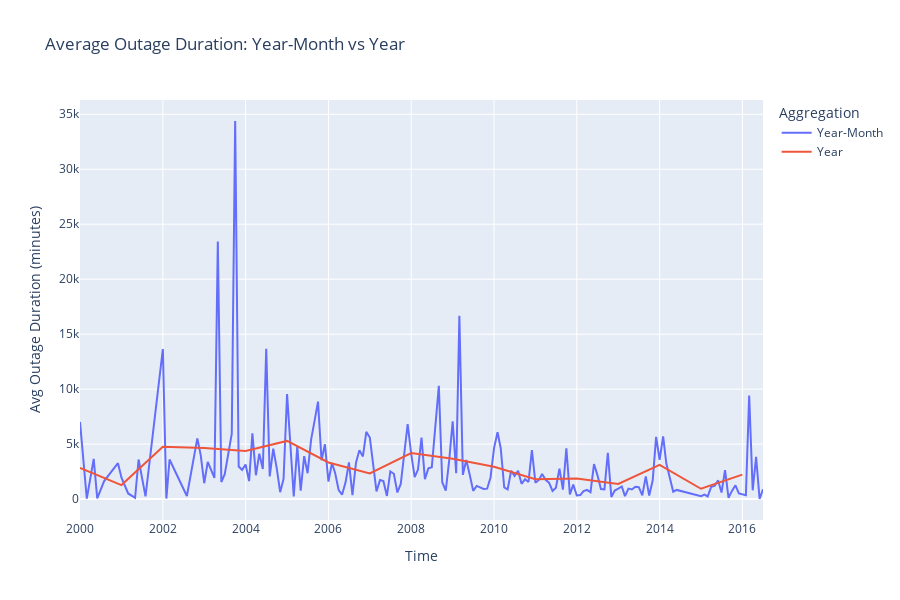

Notebook code cell kept with this figure:
### Code cell
df_month = (
    outage.dropna(subset=['duration'])
    .assign(year_month=lambda df: pd.to_datetime(df['year'].astype(str) + '-' + df['month'].astype(str).str.zfill(2)))
    .groupby('year_month', as_index=False)['duration']
    .mean()
    .rename(columns={'year_month': 'time'})
)
df_month['type'] = 'Year-Month'

# Prepare year data
df_year = (
    outage.dropna(subset=['duration'])
    .groupby('year', as_index=False)['duration']
    .mean()
    .rename(columns={'year': 'time'})
)
df_year['type'] = 'Year'

# Combine
df_combined = pd.concat([df_month, df_year], ignore_index=True)

scatter = px.scatter(
    outage.dropna(subset=['duration']),
    x='year_month',
    y='duration',
    opacity=0.3,
    labels={'year_month': 'Year-Month', 'duration': 'Duration (min)'},
    title='Outage Durations: Individual Points + Monthly Average'
)

# Plot
fig = px.line(
    df_combined,
    x='time',
    y='duration',
    color='type',
    labels={'time': 'Time', 'duration': 'Avg Outage Duration (minutes)', 'type': 'Aggregation'},
    title='Average Outage Duration: Year-Month vs Year',
)

fig.update_layout(height=600)
fig.show()

### Figure 1 — Plotly figure (JSON) as saved in the notebook; plotly's stock layout.template omitted (floating-point values rounded to 4 significant figures; data arrays with more than 128 entries replaced by an {"elided": "..."} marker saying what was removed)
{"data": [{"hovertemplate": "Aggregation=Year-Month<br>Time=%{x}<br>Avg Outage Duration (minutes)=%{y}<extra></extra>", "legendgroup": "Year-Month", "line": {"color": "#636efa", "dash": "solid"}, "marker": {"symbol": "circle"}, "mode": "lines", "name": "Year-Month", "orientation": "v", "showlegend": true, "type": "scatter", "x": {"elided": "170 str values"}, "xaxis": "x", "y": {"elided": "170 float values"}, "yaxis": "y"}, {"hovertemplate": "Aggregation=Year<br>Time=%{x}<br>Avg Outage Duration (minutes)=%{y}<extra></extra>", "legendgroup": "Year", "line": {"color": "#EF553B", "dash": "solid"}, "marker": {"symbol": "circle"}, "mode": "lines", "name": "Year", "orientation": "v", "showlegend": true, "type": "scatter", "x": ["2000", "2001", "2002", "2003", "2004", "2005", "2006", "2007", "2008", "2009", "2010", "2011", "2012", "2013", "2014", "2015", "2016"], "xaxis": "x", "y": [2843.0, 1272.0, 4751, 4652.0, 4369.0, 5289.0, 3330.0, 2337.0, 4184.0, 3661.0, 2938.0, 1802.0, 1878.0, 1369.0, 3107.0, 935.8, 2226.0], "yaxis": "y"}], "layout": {"height": 600, "legend": {"title": {"text": "Aggregation"}, "tracegroupgap": 0}, "title": {"text": "Average Outage Duration: Year-Month vs Year"}, "xaxis": {"anchor": "y", "domain": [0, 1], "title": {"text": "Time"}}, "yaxis": {"anchor": "x", "domain": [0, 1], "title": {"text": "Avg Outage Duration (minutes)"}}}}
